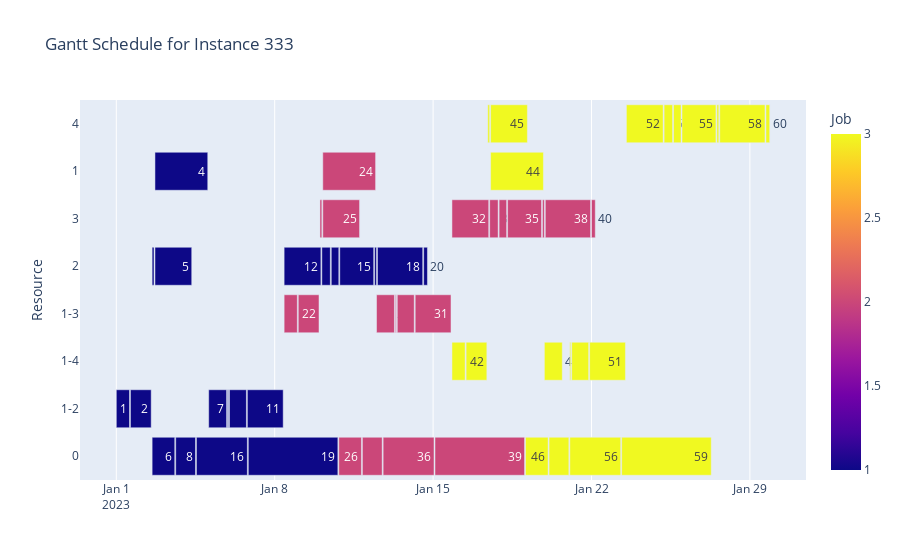

Notebook code cell kept with this figure:
### Markdown cell above
## Read the results | schedules

### Code cell
solutions_filepath = "../data/solutions/MMTSP-SAC/"
instances_path = "../data/input/HRTInstances"
instance_number = 333

instance = read_input_files.read_file(
    os.path.join(instances_path, f"Instance_{instance_number}.txt")
)

df = read_solutions_files.get_solution_from_instance(
    solutions_filepath, instances_path, instance_number
)


gantt.plot_gantt_chart(df, instance_number)

### Figure 1 — Plotly figure (JSON) as saved in the notebook; plotly's stock layout.template omitted (floating-point values rounded to 4 significant figures)
{"data": [{"alignmentgroup": "True", "base": ["2023-01-17T10:00:00", "2023-01-17T13:00:00", "2023-01-23T13:00:00", "2023-01-25T05:00:00", "2023-01-25T15:00:00", "2023-01-26T00:00:00", "2023-01-27T13:00:00", "2023-01-27T16:00:00", "2023-01-29T17:00:00", "2023-01-02T17:00:00", "2023-01-10T03:00:00", "2023-01-17T13:00:00", "2023-01-10T00:00:00", "2023-01-10T03:00:00", "2023-01-15T20:00:00", "2023-01-17T12:00:00", "2023-01-17T22:00:00", "2023-01-18T07:00:00", "2023-01-19T20:00:00", "2023-01-19T23:00:00", "2023-01-22T00:00:00", "2023-01-02T14:00:00", "2023-01-02T17:00:00", "2023-01-08T10:00:00", "2023-01-10T02:00:00", "2023-01-10T12:00:00", "2023-01-10T21:00:00", "2023-01-12T10:00:00", "2023-01-12T13:00:00", "2023-01-14T14:00:00", "2023-01-08T10:00:00", "2023-01-09T01:00:00", "2023-01-12T12:00:00", "2023-01-13T08:00:00", "2023-01-13T10:00:00", "2023-01-14T05:00:00", "2023-01-15T20:00:00", "2023-01-16T11:00:00", "2023-01-19T22:00:00", "2023-01-21T01:00:00", "2023-01-21T03:00:00", "2023-01-21T22:00:00", "2023-01-01T00:00:00", "2023-01-01T15:00:00", "2023-01-05T02:00:00", "2023-01-05T22:00:00", "2023-01-06T00:00:00", "2023-01-06T19:00:00", "2023-01-02T14:00:00", "2023-01-03T15:00:00", "2023-01-04T13:00:00", "2023-01-06T20:00:00", "2023-01-10T20:00:00", "2023-01-11T21:00:00", "2023-01-12T19:00:00", "2023-01-15T02:00:00", "2023-01-19T02:00:00", "2023-01-20T03:00:00", "2023-01-21T01:00:00", "2023-01-23T08:00:00"], "customdata": [[43], [45], [52], [53], [54], [55], [57], [58], [60], [4], [24], [44], [23], [25], [32], [33], [34], [35], [37], [38], [40], [3], [5], [12], [13], [14], [15], [17], [18], [20], [21], [22], [27], [29], [30], [31], [41], [42], [47], [49], [50], [51], [1], [2], [7], [9], [10], [11], [6], [8], [16], [19], [26], [28], [36], [39], [46], [48], [56], [59]], "hovertemplate": "Start=%{base}<br>Finish=%{x}<br>Resource=%{y}<br>Task=%{customdata[0]}<br>Job=%{marker.color}<extra></extra>", "legendgroup": "", "marker": {"color": [3, 3, 3, 3, 3, 3, 3, 3, 3, 1, 2, 3, 2, 2, 2, 2, 2, 2, 2, 2, 2, 1, 1, 1, 1, 1, 1, 1, 1, 1, 2, 2, 2, 2, 2, 2, 3, 3, 3, 3, 3, 3, 1, 1, 1, 1, 1, 1, 1, 1, 1, 1, 2, 2, 2, 2, 3, 3, 3, 3], "coloraxis": "coloraxis", "pattern": {"shape": ""}}, "name": "", "offsetgroup": "", "orientation": "h", "showlegend": false, "text": [43, 45, 52, 53, 54, 55, 57, 58, 60, 4, 24, 44, 23, 25, 32, 33, 34, 35, 37, 38, 40, 3, 5, 12, 13, 14, 15, 17, 18, 20, 21, 22, 27, 29, 30, 31, 41, 42, 47, 49, 50, 51, 1, 2, 7, 9, 10, 11, 6, 8, 16, 19, 26, 28, 36, 39, 46, 48, 56, 59], "textposition": "auto", "type": "bar", "x": [7200000, 140400000, 140400000, 32400000, 28800000, 129600000, 7200000, 172800000, 14400000, 201600000, 201600000, 201600000, 7200000, 140400000, 140400000, 32400000, 28800000, 129600000, 7200000, 172800000, 14400000, 7200000, 140400000, 140400000, 32400000, 28800000, 129600000, 7200000, 172800000, 14400000, 50400000, 79200000, 68400000, 3600000, 64800000, 136800000, 50400000, 79200000, 68400000, 3600000, 64800000, 136800000, 50400000, 79200000, 68400000, 3600000, 64800000, 136800000, 86400000, 75600000, 194400000, 342000000, 86400000, 75600000, 194400000, 342000000, 86400000, 75600000, 194400000, 342000000], "xaxis": "x", "y": ["4", "4", "4", "4", "4", "4", "4", "4", "4", "1", "1", "1", "3", "3", "3", "3", "3", "3", "3", "3", "3", "2", "2", "2", "2", "2", "2", "2", "2", "2", "1-3", "1-3", "1-3", "1-3", "1-3", "1-3", "1-4", "1-4", "1-4", "1-4", "1-4", "1-4", "1-2", "1-2", "1-2", "1-2", "1-2", "1-2", "0", "0", "0", "0", "0", "0", "0", "0", "0", "0", "0", "0"], "yaxis": "y"}], "layout": {"barmode": "overlay", "coloraxis": {"colorbar": {"title": {"text": "Job"}}, "colorscale": [[0, "#0d0887"], [0.1111, "#46039f"], [0.2222, "#7201a8"], [0.3333, "#9c179e"], [0.4444, "#bd3786"], [0.5556, "#d8576b"], [0.6667, "#ed7953"], [0.7778, "#fb9f3a"], [0.8889, "#fdca26"], [1, "#f0f921"]]}, "legend": {"tracegroupgap": 0}, "title": {"text": "Gantt Schedule for Instance 333"}, "xaxis": {"anchor": "y", "domain": [0, 1], "type": "date"}, "yaxis": {"anchor": "x", "autorange": "reversed", "domain": [0, 1], "title": {"text": "Resource"}}}}
